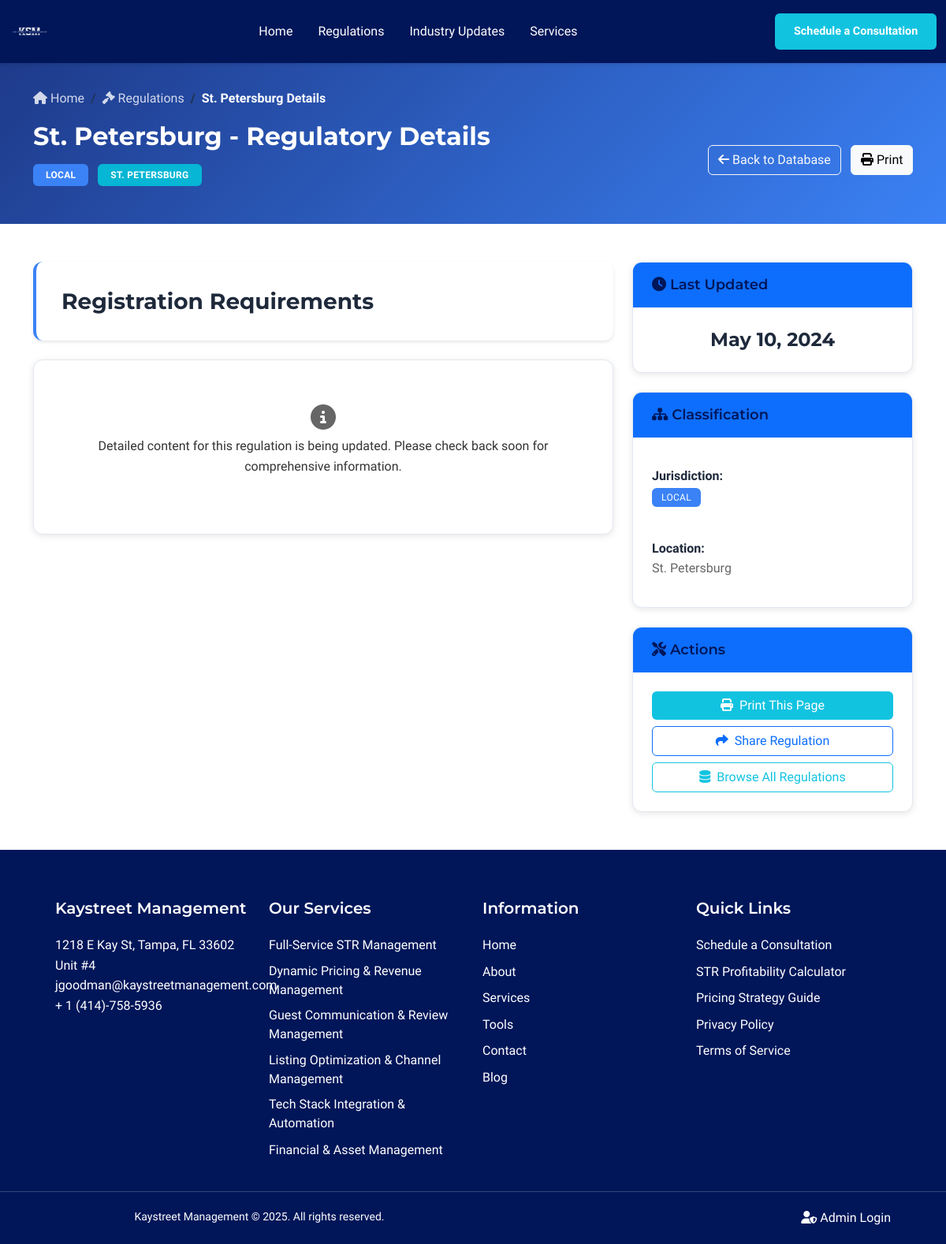
/regulations/5, run on an earlier commit of the app's database.
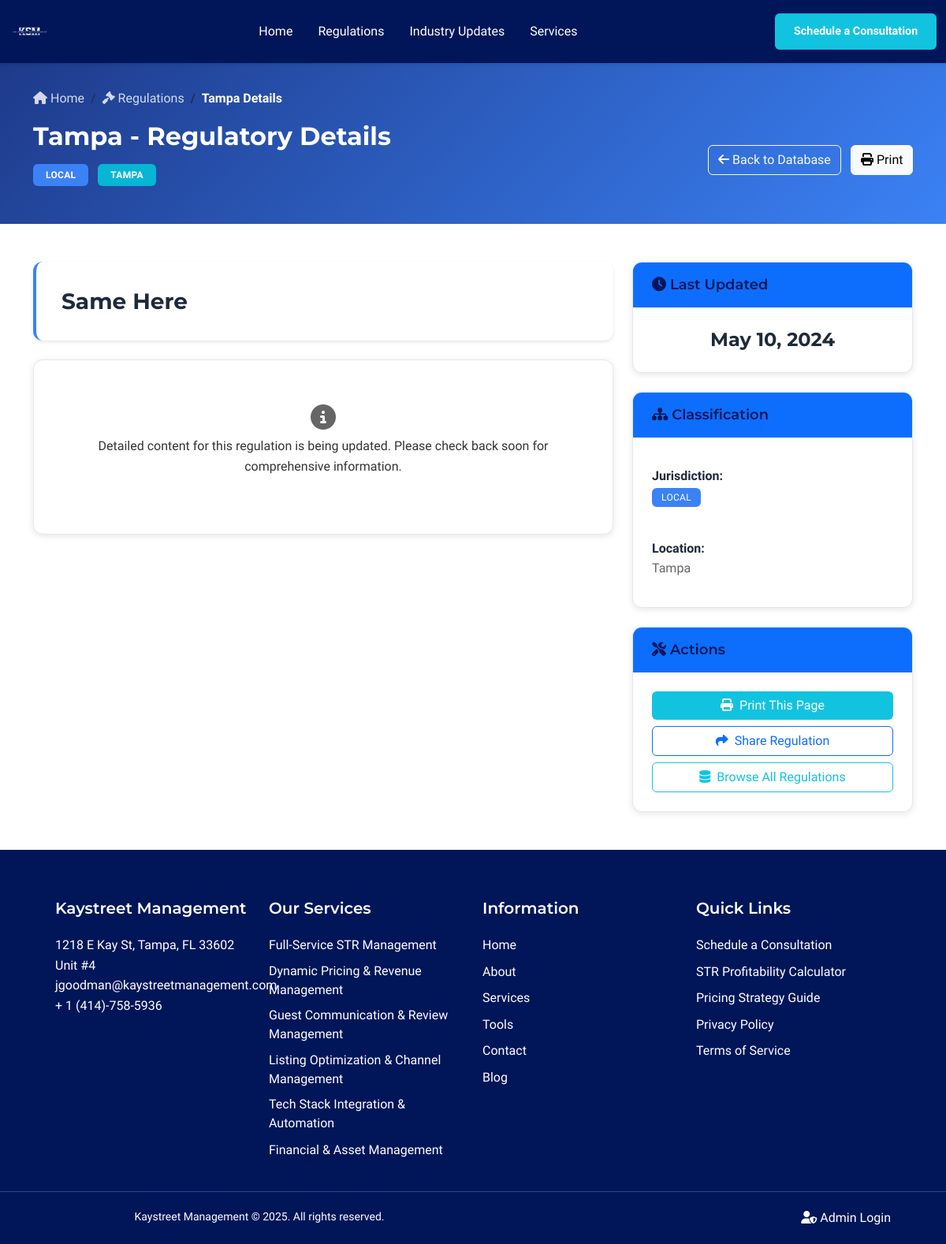
And on a later commit of the database.
### models.py (models this page shows, shortened)
class Regulation(db.Model):
    __tablename__ = 'regulations'
    id = db.Column(db.Integer, primary_key=True)
    jurisdiction = db.Column(db.String(100), nullable=False, index=True)  # Often queried
    jurisdiction_level = db.Column(db.String(20), nullable=False, default='Local', index=True)  # Often filtered
    location = db.Column(db.String(100), nullable=False, index=True)  # Often queried
    title = db.Column(db.String(200), nullable=False, index=True)  # Often searched
    last_updated = db.Column(db.DateTime, default=datetime.utcnow, index=True)  # Often sorted
    overview = db.Column(db.Text, nullable=True)  # Overview - formatted content
    detailed_requirements = db.Column(db.Text, nullable=True)  # Detailed Requirements - formatted content
    compliance_steps = db.Column(db.Text, nullable=True)  # Compliance Steps - formatted content
    required_forms = db.Column(db.Text, nullable=True)  # Required Forms - formatted content
    penalties_non_compliance = db.Column(db.Text, nullable=True)  # Penalties for Non Compliance - formatted content
    recent_changes = db.Column(db.Text, nullable=True)  # Recent Changes - formatted content
    created_at = db.Column(db.DateTime, default=datetime.utcnow, index=True)
    updated_at = db.Column(db.DateTime, default=datetime.utcnow, onupdate=datetime.utcnow)

### app/blueprints/main.py (the view)
@main_bp.route('/regulations/<int:regulation_id>')
def regulation_detail(regulation_id):
    try:
        regulation = Regulation.query.get_or_404(regulation_id)
        related_updates = Update.query.filter(
            db.or_(
                Update.related_regulation_ids.contains(str(regulation_id)),
                Update.jurisdiction_affected == regulation.location
            )
        ).order_by(Update.update_date.desc()).limit(5).all()
        return render_template('regulation_detail.html',
                             regulation=regulation,
                             related_updates=related_updates)
    except Exception as e:
        if hasattr(e, 'code') and e.code in [404, 403, 500]:
            raise
        logger.error(f"Error loading regulation detail - ID: {regulation_id} | Error: {str(e)}", exc_info=True)
        public_flash('Error loading regulation details.', 'error')
        return redirect(url_for('main.regulations'))

### app/utils/admin_helpers.py (called while the page is built)
def get_public_messages():
    from flask import get_flashed_messages
    all_messages = get_flashed_messages(with_categories=True)
    public_messages = []
    for category, message in all_messages:
        if category.startswith('public_'):
            clean_category = category[7:]
            public_messages.append((clean_category, message))
    return public_messages

### templates/regulation_detail.html (shortened to what the changed rows need)
{% extends "base.html" %}
{% block content %}
<div class="regulation-header">
    <div class="container">
        <nav aria-label="breadcrumb" class="mb-3">
            <ol class="breadcrumb">
                <li class="breadcrumb-item">
                    <a href="{{ url_for('main.index') }}">
                    </a>
                </li>
                <li class="breadcrumb-item">
                    <a href="{{ url_for('main.regulations') }}">
                    </a>
                </li>
                <li class="breadcrumb-item active">{{ regulation.location }} Details</li>
            </ol>
        </nav>
        <div class="row align-items-center">
            <div class="col-md-8">
                <h1 class="header-title">{{ regulation.location }} - Regulatory Details</h1>
                <div class="header-badges mb-3">
                    <span class="badge badge-jurisdiction bg-primary">
                        {{ regulation.jurisdiction_level.upper() }}
                    </span>
                    <span class="badge badge-location bg-info">
                        {{ regulation.location.upper() }}
                    </span>
                </div>
            </div>
        </div>
    </div>
</div>
<div class="container my-5">
    <div class="row">
        <div class="col-lg-8">
            <div class="regulation-title-section mb-4">
                <h2 class="regulation-title">{{ regulation.title }}</h2>
            </div>
        </div>
        <div class="col-lg-4">
            <div class="sidebar-card mb-4">
                <div class="sidebar-card-body text-center">
                    <h4 class="update-date">
                        {% if regulation.last_updated %}
                            {{ regulation.last_updated.strftime('%B %d, %Y') }}
                        {% else %}
                            Not Available
                        {% endif %}
                    </h4>
                </div>
            </div>
            <div class="sidebar-card mb-4">
                <div class="sidebar-card-body">
                    <div class="classification-item mb-3">
                        <strong>Jurisdiction:</strong><br>
                        <span class="badge badge-jurisdiction bg-primary">{{ regulation.jurisdiction_level.upper() }}</span>
                    </div>
                    <div class="classification-item">
                        <strong>Location:</strong><br>
                        <span class="text-muted">{{ regulation.location }}</span>
                    </div>
                </div>
            </div>
        </div>
    </div>
</div>
{% endblock %}

What changed in the data, as far as the page shows it:
changed Regulation "LOCAL": location "St. Petersburg" → "Tampa"; location "ST. PETERSBURG" → "TAMPA"; title "Registration Requirements" → "Same Here"
